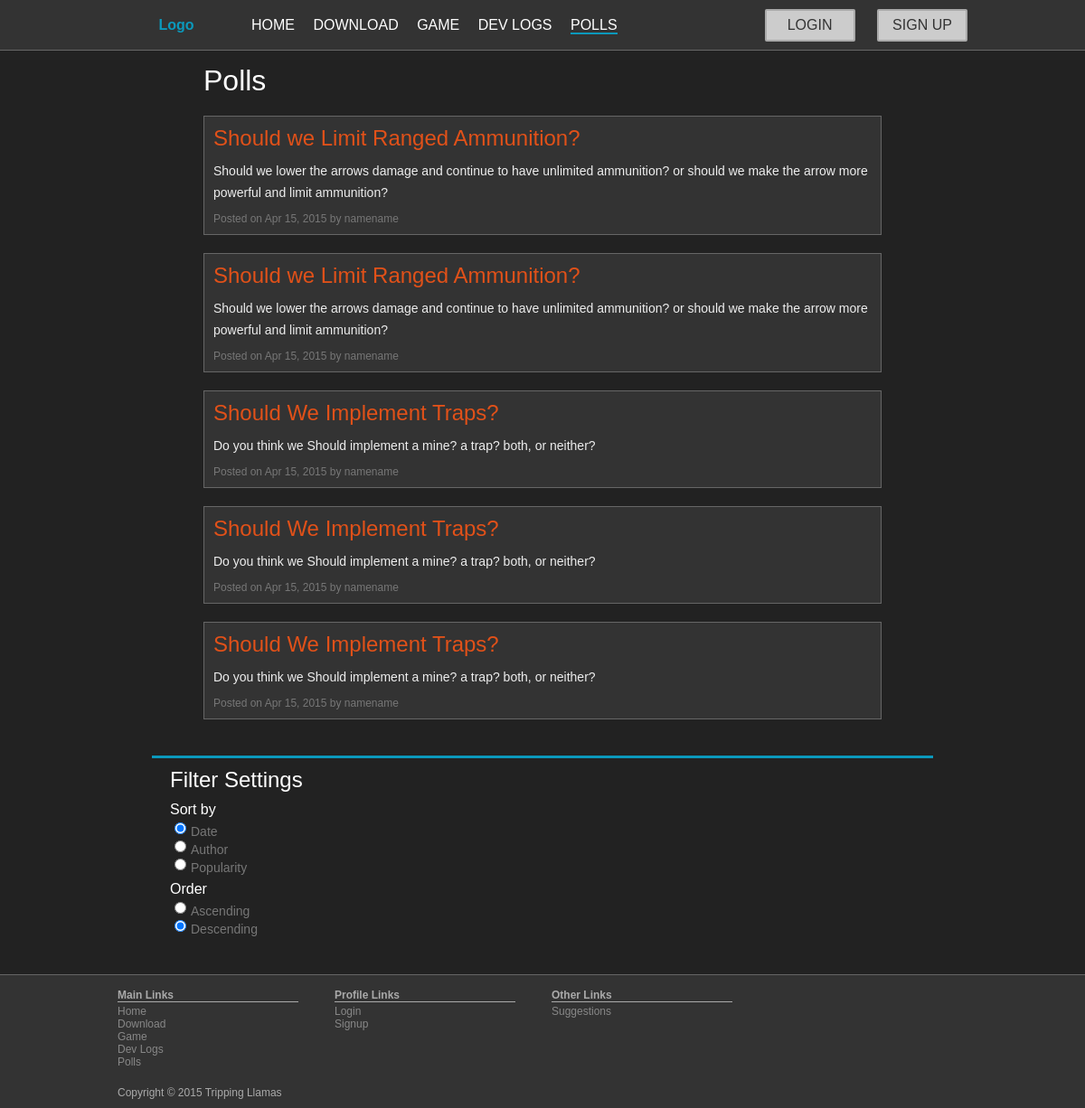
Screenshot of /deathtwoswag/polls.php with the database file from the repository.
### tables this page shows
CREATE TABLE IF NOT EXISTS `poll` (
`id` int(11) NOT NULL,
  `option_id` int(11) NOT NULL,
  `post_id` int(11) NOT NULL,
  `option_name` varchar(255) NOT NULL
);

CREATE TABLE IF NOT EXISTS `post` (
`id` int(11) unsigned NOT NULL,
  `author_id` int(11) unsigned NOT NULL,
  `category_id` int(11) unsigned DEFAULT NULL,
  `updated_at` timestamp NOT NULL DEFAULT CURRENT_TIMESTAMP ON UPDATE CURRENT_TIMESTAMP,
  `title` varchar(255) NOT NULL,
  `content` text NOT NULL,
  `summary` text NOT NULL
);

CREATE TABLE IF NOT EXISTS `user` (
`id` int(10) unsigned NOT NULL,
  `user_name` varchar(30) NOT NULL,
  `password` varchar(100) NOT NULL,
  `real_name` varchar(50) NOT NULL,
  `date_created` timestamp NOT NULL DEFAULT CURRENT_TIMESTAMP,
  `website` varchar(255) DEFAULT NULL,
  `bio` text
);

### deathtwoswag/php/init.php (called while the page is built, shortened)
<?php
function is_logged_in()
{
	return isset($_SESSION["user_id"]);
}
?>

### deathtwoswag/polls.php (the view, shortened to what this page needs)
<?php
include_once "php/init.php";
?>
<html lang="en">
<head>
	<link rel="stylesheet" href="css/styles.css" />
	<link rel="stylesheet" href="css/polls.css" />
</head>
<body>
	<?php
	$active_nav = "polls";
	include_once "php/header.php";
	?>
	<main>
		<section id="polls">
			<h1>Polls</h1>
			<?php
			$all_polls = mysql_query("SELECT * FROM poll");
			while ($poll = mysql_fetch_array($all_polls))
			{
				$poll_id					= $poll["id"];
				$post_id 					= $poll["post_id"];
				$temp_query				= mysql_query("SELECT * FROM post WHERE id=$post_id");
				$post = mysql_fetch_array($temp_query);
				$post_title 			= $post["title"];
				$post_summary			= $post["summary"];
				$post_time 				= date('M j, Y', strtotime($post["updated_at"]));
				$post_author_id 	= $post["author_id"];
				$author_names = mysql_query("SELECT * FROM user WHERE id='$post_author_id'");
				if (mysql_num_rows($author_names) > 0)
					$post_author_name = mysql_fetch_array($author_names)["real_name"];
				else
					$post_author_name = "deleted";
				echo "<article>" . PHP_EOL;
				echo   "<h2><a href='poll.php?id=$poll_id'>$post_title</a></h2>" . PHP_EOL;
				echo   "<p>$post_summary</p>" . PHP_EOL;
				echo   "<div class='signature'>Posted on $post_time by ";
				echo   "<address>$post_author_name</address>" . PHP_EOL;
				echo "</article>";
			}
			?>
		</section>
		<aside class="sidebar">
			<h1>Filter Settings</h1>
			<h2>Sort by</h2>
			<input type="radio" checked />
			<label>Date</label>
			<input type="radio" />
			<label>Author</label>
			<input type="radio" />
			<label>Popularity</label>
			<h2>Order</h2>
			<input type="radio" />
			<label>Ascending</label>
			<input type="radio" checked />
			<label>Descending</label>
		</aside>
	</main>
	<?php
	include_once "php/footer.php";
	?>
</body>
</html>

### deathtwoswag/php/header.php (shortened to what this page needs)
<?php
if ($active_nav == null)
	$active_nav = "";
else
	$active_nav = strtolower($active_nav);
?>
<header>
	<div class="inner">
		<div class="logo">Logo</div>
		<nav>
			<div id="general_links">
				<a href="index.php"
				  <?php if ($active_nav == 'home') echo " class='active'" ?>>
					Home</a>
				<a href="downloads.php"
				  <?php if ($active_nav == 'downloads') echo " class='active'" ?>>
					Download</a>
				<a href="game.php"
				  <?php if ($active_nav == 'game') echo " class='active'" ?>>
					Game</a>
				<a href="devlogs.php"
				  <?php if ($active_nav == 'devlogs') echo " class='active'" ?>>
					Dev Logs</a>
				<a href="polls.php"
				  <?php if ($active_nav == 'polls') echo " class='active'" ?>>
					Polls</a>
			</div>
			<div id="profile_links">
				<?php
				if (is_logged_in()) {
					$user_name = get_user_name( $_SESSION["user_id"] );
					echo "<a href='profile.php?user_name=$user_name' class='accent_button'>Profile</a>" . PHP_EOL;
					echo "<a href='logout.php' class='accent_button'>Logout</a>";
				}
				else {
					echo "<a href='login.php' class='accent_button'>Login</a>" . PHP_EOL;
					echo "<a href='signup.php' class='accent_button'>Sign Up</a>";
				}
				?>
			</div>
		</nav>
	</div>
</header>

### deathtwoswag/php/footer.php
<footer>
	<div class="inner">
		<nav>
			<h1>Main Links</h1>
			<a href="index.php">Home</a>
			<a href="downloads.php">Download</a>
			<a href="game.php">Game</a>
			<a href="devlogs.php">Dev Logs</a>
			<a href="polls.php">Polls</a>
		</nav>
		<nav>
			<h1>Profile Links</h1>
			<a href="login.php">Login</a>
			<a href="signup.php">Signup</a>
		</nav>
		<nav>
			<h1>Other Links</h1>
			<a href="suggestions.php">Suggestions</a>
		</nav>
		<span id="copyright">Copyright &copy; 2015 Tripping Llamas</span>
	</div>
</footer>

### deathtwoswag/css/styles.css (style rules this page uses)
* { margin: 0; padding: 0; }
html { box-sizing: border-box; }
*, *:before, *:after { box-sizing: inherit; }
address { color: inherit; display: inline; font-style: inherit; }
* { color: #FFF; }
a { color: #E15119; text-decoration: none; }
h1, h2, h3, h4 { font-weight: normal; }
h1 { font-size: 32px; }
h2 { font-size: 24px; }
p { color: #EEE; font-size: 14px; line-height: 24px; }
input, textarea, button { color: #111; }
body { background-color: #222; font-family: 'Arial'; }
.accent_button { background-color: #CCC; border: 2px solid #AAA; border-radius: 2px; color: #333; display: block; font-size: 16px; padding: 6px 10px; text-align: center; text-transform: uppercase; }
.sidebar { border-top: 3px solid #0B99BC; clear: right; float: right; font-size: 14px; padding: 10px 20px; margin-top: 20px; text-align: left; width: 300px; }
.sidebar h1 { font-size: 24px; margin-bottom: 10px; }
.sidebar h2 { font-size: 18px; }
header { background-color: #333; border-bottom: 1px solid #666; display: block; overflow: hidden; width: 100%; }
header .inner { margin: 0 auto; width: 80%; }
header .logo { color: #0B99BC; display: block; float: left; font-weight: bold; line-height: 55px; text-align: center; width: 150px; }
header nav { display: block; overflow: hidden; }
header #general_links { float: left; line-height: 55px; }
header #general_links a { border-bottom: 2px solid rgba(0, 0, 0, 0); color: #FFF; display: inline; font-size: 16px; margin: 0 8px; text-transform: uppercase; }
header #general_links a.active { border-bottom: 2px solid #0B99BC; }
header #profile_links { float: right; line-height: 55px; }
header #profile_links a { display: inline-block; line-height: 20px; margin: 0 10px; width: 100px; }
main { clear: both; padding: 15px 0 30px 0; margin: 0 auto; overflow: hidden; width: 80%; }
footer { background-color: #333; border-top: 1px solid #666; left: 0; overflow: hidden; position: absolute; width: 100%; z-index: -1; }
footer .inner { margin: 0 auto; overflow: hidden; width: 80%; z-index: 0; }
footer nav { display: block; float: left; margin: 15px 30px 0 10px; width: 200px; }
footer h1 { border-bottom: 1px solid #AAA; color: #AAA; font-size: 12px; font-weight: bold; margin-bottom: 3px; }
footer a { color: #888; display: block; font-size: 12px; }
footer #copyright { clear: both; color: #AAA; display: block; font-size: 12px; padding: 20px 0 10px 10px; }
@media screen and (max-width: 1250px) { .sidebar { clear: both; float: none; margin-left: auto; margin-right: auto; width: 90%; } }

### deathtwoswag/css/polls.css (style rules this page uses)
#polls { float: left; overflow: hidden; width: 650px; }
#polls > h1 { overflow: hidden; margin-bottom: 20px; }
article { background-color: #333; border: 1px solid #666; clear: both; margin-bottom: 20px; overflow: hidden; padding: 10px; }
article:last-of-type { margin-bottom: 20px; }
article h2 { margin-bottom: 10px; }
article .signature { color: #777; font-size: 12px; margin-top: 10px; }
.sidebar h2 { margin: 5px 0; font-size: 16px; }
.sidebar input { float: left; margin: 0 5px; }
.sidebar label { color: #777; display: block; line-height: 20px; overflow: hidden; }
@media screen and (max-width: 1250px) { #polls { float: none; margin: 0 auto; width: 750px; } }

### rows the page displays
poll: post.title "Should we Limit Ranged Ammunition?", post.summary "Should we lower the arrows damage and continue to have unlimited ammunition? or should we make the arrow more powerful and limit ammunition?", post.updated_at "Apr 15, 2015", user.real_name "namename"
poll: post.title "Should we Limit Ranged Ammunition?", post.summary "Should we lower the arrows damage and continue to have unlimited ammunition? or should we make the arrow more powerful and limit ammunition?", post.updated_at "Apr 15, 2015", user.real_name "namename"
poll: post.title "Should We Implement Traps?", post.summary "Do you think we Should implement a mine? a trap? both, or neither?", post.updated_at "Apr 15, 2015", user.real_name "namename"
poll: post.title "Should We Implement Traps?", post.summary "Do you think we Should implement a mine? a trap? both, or neither?", post.updated_at "Apr 15, 2015", user.real_name "namename"
poll: post.title "Should We Implement Traps?", post.summary "Do you think we Should implement a mine? a trap? both, or neither?", post.updated_at "Apr 15, 2015", user.real_name "namename"
